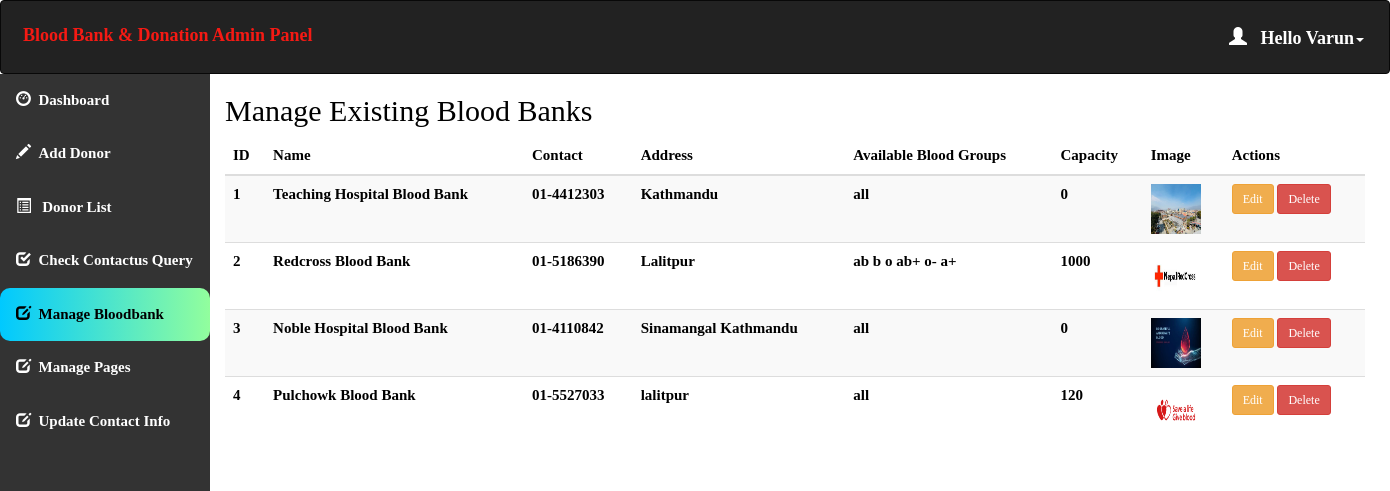
Screenshot of /admin/manage_blood_bank.php (signed in) with the database file from the repository.
### tables this page shows
CREATE TABLE `blood_bank` (
  `id` int(11) NOT NULL,
  `bloodbank_name` varchar(255) NOT NULL,
  `image_url` varchar(255) NOT NULL,
  `Address` varchar(110) NOT NULL,
  `contact` varchar(110) NOT NULL,
  `available_blood_groups` varchar(255) NOT NULL,
  `capacity` int(11) NOT NULL
);

### admin/manage_blood_bank.php (the view, shortened to what this page needs)
<?php
include 'conn.php';
?>
<!DOCTYPE html>
<html>
<head>
  <link rel="stylesheet" href="https://maxcdn.bootstrapcdn.com/bootstrap/3.4.1/css/bootstrap.min.css">
</head>
<body style="color:black">
  <?php
  if (isset($_SESSION['loggedin']) && $_SESSION['loggedin'] == true) {
  ?>
    <div id="header">
      <?php $active = "abank";
      include 'header.php';
      ?>
    </div>
    <div id="sidebar">
      <?php include 'sidebar.php'; ?>
    </div>
    <div id="content" class="container mt-5">
      <h2>Manage Existing Blood Banks</h2>
      <table class="table table-striped">
        <thead>
          <tr>
            <th>ID</th>
            <th>Name</th>
            <th>Contact</th>
            <th>Address</th>
            <th>Available Blood Groups</th>
            <th>Capacity</th>
            <th>Image</th>
            <th>Actions</th>
          </tr>
        </thead>
        <tbody>
          <?php
          $query = "SELECT * FROM blood_bank";
          $result = mysqli_query($conn, $query);
          while ($row = mysqli_fetch_assoc($result)) : ?>
            <tr>
              <td><?php echo $row['id']; ?></td>
              <td><?php echo $row['bloodbank_name']; ?></td>
              <td><?php echo $row['contact']; ?></td>
              <td><?php echo $row['Address']; ?></td>
              <td><?php echo $row['available_blood_groups']; ?></td>
              <td><?php echo $row['capacity']; ?></td>
              <td><img src="<?php echo $row['image_url']; ?>" width="50" height="50" alt="Image"></td>
              <td>
                <a href="edit_blood_bank.php?id=<?php echo $row['id']; ?>" class="btn btn-warning btn-sm">Edit</a>
                <a href="delete_blood_bank.php?id=<?php echo $row['id']; ?>" class="btn btn-danger btn-sm" onclick="return confirm('Are you sure?')">Delete</a>
              </td>
            </tr>
          <?php endwhile; ?>
        </tbody>
      </table>
    </div>
  <?php
  } else {
    echo "Please log in to access this page.";
  }
  ?>
</body>
</html>

### admin/header.php (shortened to what this page needs)
<!DOCTYPE html>
<html>
<head>
  <link rel="stylesheet" href="https://maxcdn.bootstrapcdn.com/bootstrap/3.4.1/css/bootstrap.min.css">
</head>
<body>
<nav class="navbar navbar-inverse">
  <div class="container-fluid">
    <div class="navbar-header">
      <a class="navbar-brand" id="qq" href="dashboard.php" style="color:#F51A14;">Blood Bank & Donation Admin Panel</a>
    </div>
    <ul class="nav navbar-nav navbar-right">
      <li class="dropdown"><a class="dropdown-toggle" id="qw" data-toggle="dropdown" href="#" style="font-weight:bold;color:white "> <span class="glyphicon glyphicon-user"></span>&nbsp&nbsp
        <?php
        include 'conn.php';
        $username=$_SESSION['username'];
        $sql="select * from admin_info where admin_username='$username'";
        $result=mysqli_query($conn,$sql) or die("query failed.");
        $row=mysqli_fetch_assoc($result);
        echo "Hello ".$row['admin_name'];
       ?><span class="caret"></span></a>
    </li>
    </ul>
  </div>
</nav>
</body></html>

### admin/manage_blood_bank.php (style rules this page uses)
#sidebar { position: relative; margin-top: -20px; }
#content { position: relative; margin-left: 210px; }

### admin/header.php (style rules this page uses)
.navbar { background-color: #333333 ; padding: 10px 10px; color:#FF0404 ; }
.navbar a { float: left; color: white; text-align: center; padding: 12px; text-decoration: none; font-size: 18px; line-height: 25px; }
.navbar-brand { font-size: 25px; font-weight: bold; }
.navbar a { float: none; display: block; text-align: left; }
.navbar-right { float: none; }

### admin/sidebar.php (style rules this page uses)
body { margin: 0; font-family: 'Averia Gruesa Libre';font-size: 15px; color:#F8F9F9; }

### rows the page displays
blood_bank: id "1", bloodbank_name "Teaching Hospital Blood Bank", contact "01-4412303", Address "Kathmandu", available_blood_groups "all", capacity "0", image_url (picture)
blood_bank: id "2", bloodbank_name "Redcross Blood Bank", contact "01-5186390", Address "Lalitpur", available_blood_groups "ab b o ab+ o- a+", capacity "1000", image_url (picture)
blood_bank: id "3", bloodbank_name "Noble Hospital Blood Bank", contact "01-4110842", Address "Sinamangal Kathmandu", available_blood_groups "all", capacity "0", image_url (picture)
blood_bank: id "4", bloodbank_name "Pulchowk Blood Bank", contact "01-5527033", Address "lalitpur", available_blood_groups "all", capacity "120", image_url (picture)

### other values shown
$row['admin_name'] "Varun"
